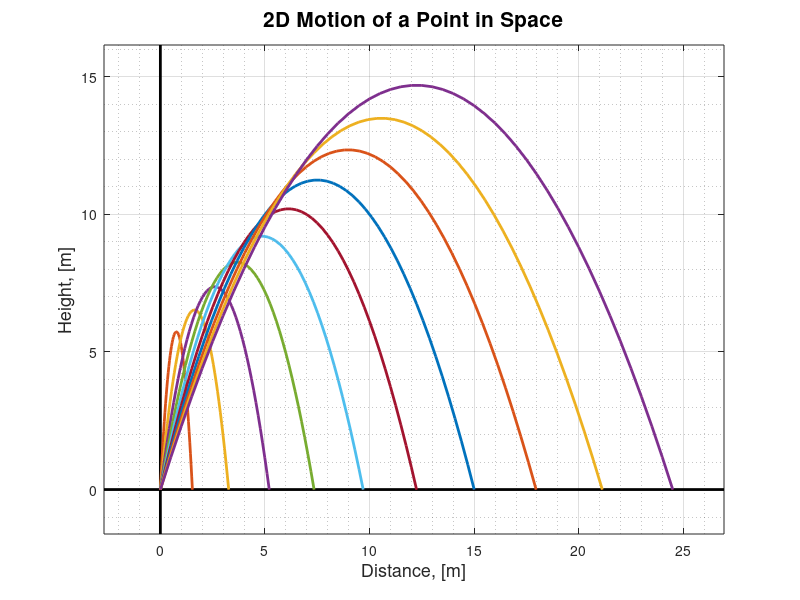

Here is the MATLAB script that generated this plot:
clc, clear, close all
% x(t) = x0 + vx * t + (ax * t^2) / 2
% y(t) = y0 + vy * t + (ay * t^2) / 2

%% Setup
% Initial Conditions
angle = pi / 4;                % Initial Angle, [rad]
x0 = 0;                        % Initial X Position, [m]
xV = 1:1:10;                   % Velocities on the X Axis, [m/s]
xA = 0;                        % Initial Acceleration on the X axis, [m/s^2]
xAngle = cos(angle);           % The X Component of the Angle
y0 = 0;                        % Initial Y Position, [m]
yV = 15:1:24;                  % Velocities on the Y Axis, [m/s]
yA = -9.8;                     % Initial Acceleration on the Y Axis, [m/s^2]
yAngle = sin(angle);           % The Y Component of The Angle
positionsOfThePoint = 50;      % How many points to be calculated during the motion

%% Preallocation of x, y, t vectors
x = zeros(length(xV), positionsOfThePoint);
y = zeros(size(x));
t = zeros(size(x));

%% Generating Time Vectors
for i = 1:length(yV)
    % Find roots of ((a / 2) * t^2) + (v * t^1) + (x * t^0) for Y
    % Roots of Y show us where the motion starts and ends on the "surface"
    % level
    yRoots = roots([yA / 2, yV(i) * yAngle, y0]);
    nonZeroYRoot = yRoots(yRoots ~= 0);

    % Creating a time vector with linearly spaced values, between the two roots
    % of Y equation, so that we start and end on "the surface"
    t(i, :) = linspace(0, nonZeroYRoot, positionsOfThePoint);
end

%% Plot Setup and Customizations
plot(0, 0)
hold on
grid on
grid minor

% Labels and Titles
xlabel('Distance, [m]', 'FontSize', 13)
ylabel('Height, [m]', 'FontSize', 13)
title('2D Motion of a Point in Space', 'FontSize', 15)

xMax = zeros(size(xV));
yMax = zeros(size(xV));
xMin = zeros(size(xV));
yMin = zeros(size(xV));

for i = 1:length(xV)
    yMax(i) = (yV(i) * t(i, end / 2) * yAngle + (yA * t(i, end / 2)^2) / 2) * 1.1;
    xMax(i) = (xV(i) * t(i, end) * xAngle) * 1.1;
    yMin(i) = yV(i) * t(i, 1) * yAngle + (yA * t(i, 1) ^ 2 / 2) - yMax(i) * 0.1;
    xMin(i) = xV(i) * t(i, 1) * xAngle - xMax(i) * 0.1;
end

xLimits = [min(xMin) max(xMax)];
yLimits = [min(yMin) max(yMax)];

xlim(xLimits)
ylim(yLimits)

% Black line y = 0
plot(xLimits, [0 0], 'k', 'LineWidth', 2)

% Black line x = 0
plot([0 0], yLimits, 'k', 'LineWidth', 2)

%% Calculating and Plotting
for i = 1:length(xV)
    x(i, :) = x0 + (xV(i) * t(i, :) * xAngle) + ((xA * t(i, :).^2) / 2);
    y(i, :) = y0 + (yV(i) * t(i, :) * yAngle) + ((yA * t(i, :).^2) / 2);
    
    for j = 1:(positionsOfThePoint - 1)
        plot([x(i, j) x(i, j + 1)], [y(i, j) y(i, j + 1)], 'r')
        pause(0.05)
    end
    
    plot(x(i, :), y(i, :), 'LineWidth', 2)
end
